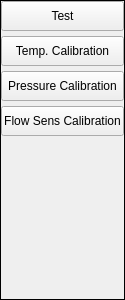
           <widget class="QFrame" name="sideBarFrame">
            <property name="sizePolicy">
             <sizepolicy hsizetype="Fixed" vsizetype="Fixed">
              <horstretch>0</horstretch>
              <verstretch>0</verstretch>
             </sizepolicy>
            </property>
            <property name="minimumSize">
             <size>
              <width>125</width>
              <height>300</height>
             </size>
            </property>
            <property name="maximumSize">
             <size>
              <width>125</width>
              <height>300</height>
             </size>
            </property>
            <property name="frameShape">
             <enum>QFrame::Box</enum>
            </property>
            <layout class="QVBoxLayout" name="sideBarVL">
             <property name="spacing">
              <number>0</number>
             </property>
             <property name="sizeConstraint">
              <enum>QLayout::SetDefaultConstraint</enum>
             </property>
             <property name="leftMargin">
              <number>0</number>
             </property>
             <property name="topMargin">
              <number>0</number>
             </property>
             <property name="rightMargin">
              <number>0</number>
             </property>
             <property name="bottomMargin">
              <number>0</number>
             </property>
             <item>
              <layout class="QVBoxLayout" name="sideBarBtnVL">
               <property name="spacing">
                <number>5</number>
               </property>
               <item>
                <widget class="QPushButton" name="btn_nav_test">
                 <property name="sizePolicy">
                  <sizepolicy hsizetype="Fixed" vsizetype="Fixed">
                   <horstretch>0</horstretch>
                   <verstretch>0</verstretch>
                  </sizepolicy>
                 </property>
                 <property name="minimumSize">
                  <size>
                   <width>123</width>
                   <height>30</height>
                  </size>
                 </property>
                 <property name="maximumSize">
                  <size>
                   <width>123</width>
                   <height>30</height>
                  </size>
                 </property>
                 <property name="font">
                  <font>
                   <pointsize>9</pointsize>
                  </font>
                 </property>
                 <property name="text">
                  <string>Test</string>
                 </property>
                </widget>
               </item>
               <item>
                <widget class="QPushButton" name="btn_nav_temp_cal">
                 <property name="sizePolicy">
                  <sizepolicy hsizetype="Fixed" vsizetype="Fixed">
                   <horstretch>0</horstretch>
                   <verstretch>0</verstretch>
                  </sizepolicy>
                 </property>
                 <property name="minimumSize">
                  <size>
                   <width>123</width>
                   <height>30</height>
                  </size>
                 </property>
                 <property name="maximumSize">
                  <size>
                   <width>123</width>
                   <height>30</height>
                  </size>
                 </property>
                 <property name="font">
                  <font>
                   <pointsize>9</pointsize>
                  </font>
                 </property>
                 <property name="text">
                  <string>Temp. Calibration</string>
                 </property>
                </widget>
               </item>
               <item>
                <widget class="QPushButton" name="btn_nav_press_cal">
                 <property name="sizePolicy">
                  <sizepolicy hsizetype="Fixed" vsizetype="Fixed">
                   <horstretch>0</horstretch>
                   <verstretch>0</verstretch>
                  </sizepolicy>
                 </property>
                 <property name="minimumSize">
                  <size>
                   <width>123</width>
                   <height>30</height>
                  </size>
                 </property>
                 <property name="maximumSize">
                  <size>
                   <width>123</width>
                   <height>30</height>
                  </size>
                 </property>
                 <property name="font">
                  <font>
                   <pointsize>9</pointsize>
                  </font>
                 </property>
                 <property name="text">
                  <string>Pressure Calibration</string>
                 </property>
                </widget>
               </item>
               <item>
                <widget class="QPushButton" name="btn_nav_flow_cal">
                 <property name="minimumSize">
                  <size>
                   <width>123</width>
                   <height>30</height>
                  </size>
                 </property>
                 <property name="maximumSize">
                  <size>
                   <width>123</width>
                   <height>30</height>
                  </size>
                 </property>
                 <property name="font">
                  <font>
                   <pointsize>9</pointsize>
                  </font>
                 </property>
                 <property name="text">
                  <string>Flow Sens Calibration</string>
                 </property>
                </widget>
               </item>
              </layout>
             </item>
             <item>
              <spacer name="verticalSpacer_2">
               <property name="orientation">
                <enum>Qt::Vertical</enum>
               </property>
               <property name="sizeHint" stdset="0">
                <size>
                 <width>20</width>
                 <height>40</height>
                </size>
               </property>
              </spacer>
             </item>
            </layout>
           </widget>
